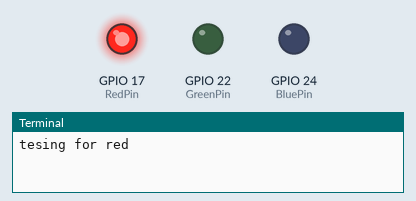
A program run on a simulated Raspberry Pi (BCM pin numbers). Shown: output pins drawn as LEDs (lit = HIGH), the last lines printed to the terminal. At 9.0 s the program stops and its outputs stay as they are.

Above: at 0.1 s.
At 3.1 s:
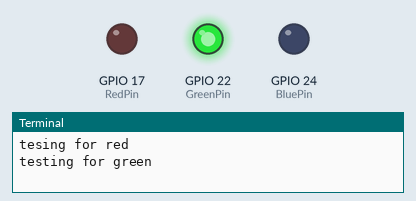
At 6.1 s:
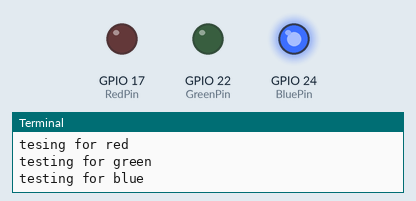
At 8.1 s:
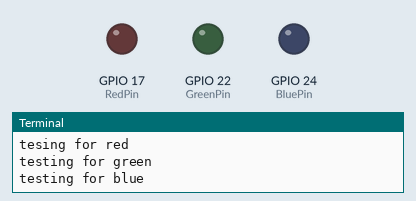
Timing chart, 0 to 9.6 s (numbered marks = the images above):
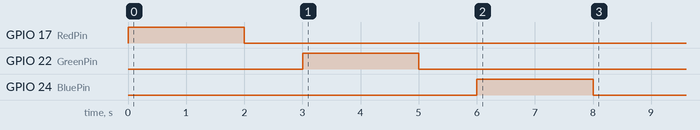

Measured:
- by itself, GPIO 17 (RedPin): LOW → HIGH at 0.00 s, → LOW 2.0 s later
- by itself, GPIO 22 (GreenPin): LOW → HIGH at 3.0 s, → LOW 2.0 s later
- by itself, GPIO 24 (BluePin): LOW → HIGH at 6.0 s, → LOW 2.0 s later

The program:

Test.py
```python
import time
import pigpio
pi = pigpio.pi()

RedPin = 17
GreenPin = 22
BluePin = 24


print("tesing for red")

pi.set_PWM_dutycycle(RedPin, 255)
time.sleep(2)

pi.set_PWM_dutycycle(RedPin, 0)
time.sleep(1)

print("testing for green")

pi.set_PWM_dutycycle(GreenPin, 255)
time.sleep(2)

pi.set_PWM_dutycycle(GreenPin, 0)
time.sleep(1)

print("testing for blue")

pi.set_PWM_dutycycle(BluePin, 255)
time.sleep(2)

pi.set_PWM_dutycycle(BluePin, 0)
time.sleep(1)

pi.stop()
```
